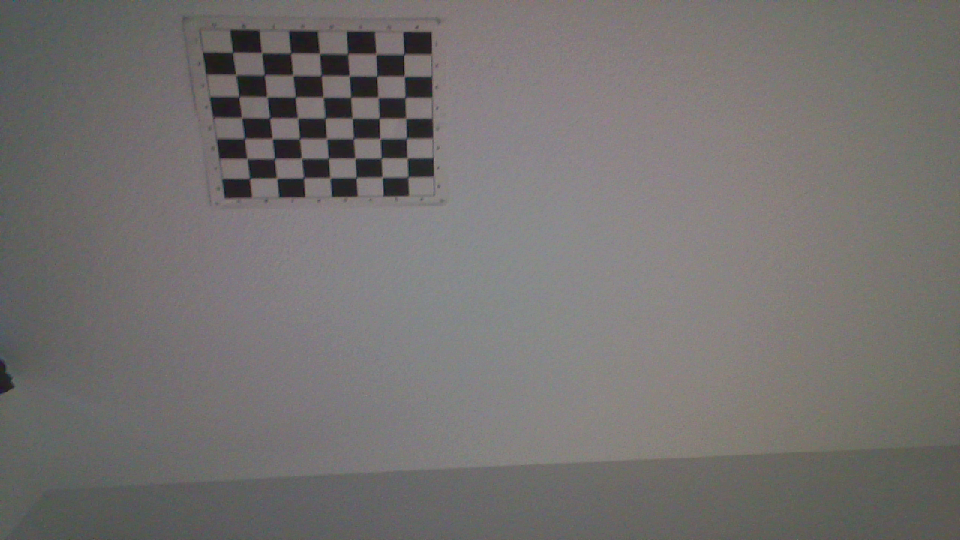
#> input picture Calib_depth/captured_c1_image_10.png, 960 x 540 px, given in place of x-raw, format=(string)BGR ! appsink, which was not available
$ python calib1_3.py
#> lines starting #> are read from the running program, lines starting #| are printed output that depends on the picture; after the words box and inside, x2 and y2 are one past the last pixel; in counts of white or black regions, pixels touching at a corner belong together; pictures that were not available may be replaced by others from this repository, and a replacement may not be noted
import cv2
import numpy as np
import os
import threading

class jetsonCam:

    def __init__ (self) :
        # Initialize instance variables
        self.video_capture = None
        self.frame = None
        self.grabbed = False
        self.read_thread = None
        self.read_lock = threading.Lock()
        self.running = False

    def open(self, **arg):
        try:
            self.video_capture = cv2.VideoCapture(
                gstreamer_pipeline(**arg), cv2.CAP_GSTREAMER
            )
            print(f"Camera opened with sensor_id={arg.get('sensor_id', 0)}")
        except RuntimeError:
            self.video_capture = None
            print("Unable to open camera")
            return
        # Grab the first frame to start the video capturing
        self.grabbed, self.frame = self.video_capture.read()
#> self.frame is the input picture: shape (540, 960, 3); mean B, G, R 111.7, 113, 116

    def start(self):
        if self.running:
            print('Video capturing is already running')
            return None
        # Create a thread to read the camera image
        if self.video_capture is not None:
            self.running = True
            self.read_thread = threading.Thread(target=self.updateCamera)
            self.read_thread.start()
            print("Camera stream started.")
        return self

    def stop(self):
        self.running = False
        if self.read_thread is not None:
            self.read_thread.join()
            print("Camera stream stopped.")

    def updateCamera(self):
        # This is the thread to read images from the camera
        while self.running:
            try:
                grabbed, frame = self.video_capture.read()
                with self.read_lock:
                    self.grabbed = grabbed
                    self.frame = frame
            except RuntimeError:
                print("Could not read image from camera")

    def read(self):
        with self.read_lock:
            frame = self.frame.copy()
            grabbed = self.grabbed
#> grabbed = True
        return grabbed, frame

    def release(self):
        if self.video_capture is not None:
            self.video_capture.release()
            self.video_capture = None
            print("Camera released.")
        # Now kill the thread
        if self.read_thread is not None:
            self.read_thread.join()

# GStreamer pipeline function for capturing from the CSI camera
def gstreamer_pipeline(
    sensor_id=0,
    sensor_mode=3,
    capture_width=1280,
    capture_height=720,
    display_width=1280,
    display_height=720,
    framerate=30,
    flip_method=0,
):
    return (
        "nvarguscamerasrc sensor-id=%d sensor-mode=%d ! "
        "video/x-raw(memory:NVMM), "
        "width=(int)%d, height=(int)%d, "
        "format=(string)NV12, framerate=(fraction)%d/1 ! "
        "nvvidconv flip-method=%d ! "
        "video/x-raw, width=(int)%d, height=(int)%d, format=(string)BGRx ! "
        "videoconvert ! "
        "video/x-raw, format=(string)BGR ! appsink"
        % (
            sensor_id,
            sensor_mode,
            capture_width,
            capture_height,
            framerate,
            flip_method,
            display_width,
            display_height,
        )
    )

def stereoCalibrateCamera(camera_c1, camera_c2, camera_name, chessboard_box_size=47,
                          chessboard_grid_size=(7,7), number_of_frames=100):
    """
    Perform stereo camera calibration with the given parameters.

    Parameters:
    - camera_c1, camera_c2: Camera objects.
    - camera_name: Base name for saving calibration files.
    - chessboard_box_size: Size of a chessboard square in mm (default: 47 mm).
    - chessboard_grid_size: Number of inner corners per a chessboard row and column (rows, columns) (default: (7,7)).
    - number_of_frames: Number of calibration frames to capture (default: 100).
    """

    # =============================================================================
    # Calibration Pattern Settings
    # =============================================================================

    # Define the dimensions of the checkerboard
    CHECKERBOARD = chessboard_grid_size

    # Chessboard square size in mm
    square_size = chessboard_box_size

    # Termination criteria for corner refinement
    criteria = (cv2.TERM_CRITERIA_EPS +
                cv2.TERM_CRITERIA_MAX_ITER, 100, 1e-5)

    # Flags for stereo calibration
    stereocalibration_flags = cv2.CALIB_FIX_INTRINSIC | cv2.CALIB_ZERO_TANGENT_DIST | cv2.CALIB_RATIONAL_MODEL

    # Prepare object points based on the calibration pattern
    objp = np.zeros((CHECKERBOARD[0] * CHECKERBOARD[1], 3), np.float32)
    objp[:, :2] = np.mgrid[0:CHECKERBOARD[0],
                           0:CHECKERBOARD[1]].T.reshape(-1, 2)
    objp *= square_size

    # Arrays to store object points and image points from all images
    objpoints = []       # 3D points in real-world space
    imgpoints_c1 = []    # 2D points in image plane for camera 1
    imgpoints_c2 = []    # 2D points in image plane for camera 2

    # Lists to store captured images for calibration
    img_list_c1 = []
    img_list_c2 = []

    # =============================================================================
    # Capture Calibration Images
    # =============================================================================

    print("Calibration Setup:")
    print(f"Chessboard Grid Size (Inner Corners): {CHECKERBOARD[0]}x{CHECKERBOARD[1]}")
    print(f"Chessboard Square Size: {square_size} mm")
    print("\nControls during image capture:")
    print("Press 'c' to capture an image pair.")
    print("Press 'x' to abort the calibration process.\n")
    print("Instructions:")
    print("- Ensure the chessboard is visible in both cameras.")
    print("- Move the chessboard around to different positions and angles.")
    print("- Vary the distance and orientation of the chessboard.\n")

    img_count = 0
    while img_count < number_of_frames:
        # Capture frames from both cameras
        dat1_rcved, img1 = camera_c1.read()
        dat2_rcved, img2 = camera_c2.read()

        if not dat1_rcved or not dat2_rcved:
            print("Failed to grab frames from cameras.")
            break

        # Use CUDA for image resizing
        try:
            # Upload images to GPU
            img1_gpu = cv2.cuda_GpuMat()
            img2_gpu = cv2.cuda_GpuMat()
            img1_gpu.upload(img1)
            img2_gpu.upload(img2)

            # Resize images
            new_size = (int(img1.shape[1]*0.6), int(img1.shape[0]*0.6))
            img1_r_gpu = cv2.cuda.resize(img1_gpu, new_size)
            img2_r_gpu = cv2.cuda.resize(img2_gpu, new_size)

            # Download images back to CPU
            img1_r = img1_r_gpu.download()
            img2_r = img2_r_gpu.download()
        except Exception as e:
            print(f"CUDA error during image resizing: {e}")
            # Fallback to CPU resizing
            img1_r = cv2.resize(img1, (0,0), fx=0.6, fy=0.6)
            img2_r = cv2.resize(img2, (0,0), fx=0.6, fy=0.6)

        # Concatenate images horizontally
        concatenated = cv2.hconcat([img1_r, img2_r])
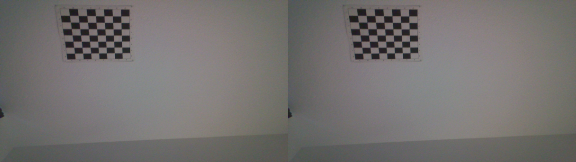
#> concatenated: shape (324, 1152, 3) (shown at 1/2 size); mean B, G, R 111.6, 112.9, 115.9

        # Display captured count on the image
        display_img = concatenated.copy()
        cv2.putText(display_img, f"Captured: {img_count}/{number_of_frames}",
                    (10, 30), cv2.FONT_HERSHEY_SIMPLEX, 0.7, (0,255,0), 2)
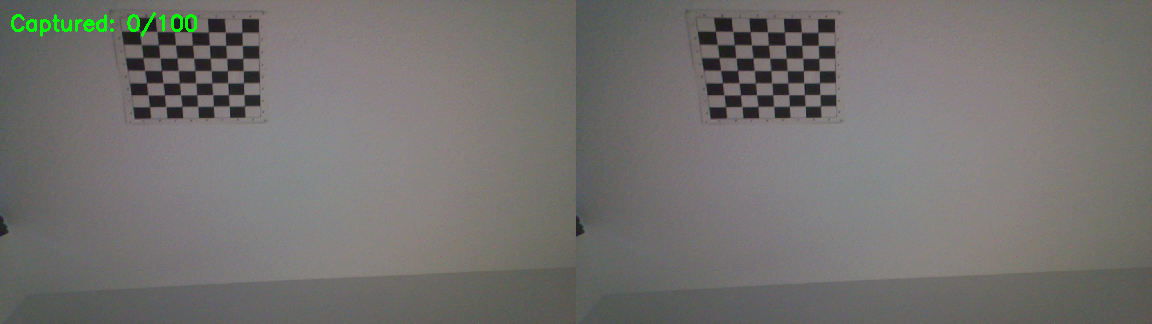
#> display_img: shape (324, 1152, 3); 0.34% of pixels changed, all inside (x1, y1, x2, y2) = (11, 12, 197, 37)

        cv2.imshow("Camera Left - Camera Right", display_img)
        k = cv2.waitKey(10) & 0xFF
#> (key x is pressed here)

        if k == ord('c'):
            img_list_c1.append(img1)
            img_list_c2.append(img2)
            img_count += 1
            print(f"{img_count} image(s) captured.")

            # Optionally save captured images for inspection
            cv2.imwrite(f"captured_c1_image_{img_count}.png", img1)
            cv2.imwrite(f"captured_c2_image_{img_count}.png", img2)
        elif k == ord('x'):
            cv2.destroyAllWindows()
            print('Capture terminated. Aborting calibration.')
            return

    cv2.destroyAllWindows()

    # =============================================================================
    # Find Chessboard Corners and Collect Points
    # =============================================================================

    print("\nProcessing captured images to find chessboard corners...")
    valid_pairs = 0
    for idx, (image1, image2) in enumerate(zip(img_list_c1, img_list_c2), start=1):
        # Grayscale conversion using CPU
        gray1 = cv2.cvtColor(image1, cv2.COLOR_BGR2GRAY)
        gray2 = cv2.cvtColor(image2, cv2.COLOR_BGR2GRAY)

        # Apply image preprocessing
        gray1 = cv2.equalizeHist(gray1)
        gray2 = cv2.equalizeHist(gray2)

        # Find chessboard corners in both images
        ret1, corners1 = cv2.findChessboardCorners(
            gray1, CHECKERBOARD, None, cv2.CALIB_CB_ADAPTIVE_THRESH + cv2.CALIB_CB_NORMALIZE_IMAGE)
        ret2, corners2 = cv2.findChessboardCorners(
            gray2, CHECKERBOARD, None, cv2.CALIB_CB_ADAPTIVE_THRESH + cv2.CALIB_CB_NORMALIZE_IMAGE)

        if ret1 and ret2:
            objpoints.append(objp)

            # Refine corner positions
            corners1 = cv2.cornerSubPix(
                gray1, corners1, (11, 11), (-1, -1), criteria)
            corners2 = cv2.cornerSubPix(
                gray2, corners2, (11, 11), (-1, -1), criteria)

            imgpoints_c1.append(corners1)
            imgpoints_c2.append(corners2)

            valid_pairs += 1

            # Draw and display the corners
            image1_drawn = cv2.drawChessboardCorners(
                image1.copy(), CHECKERBOARD, corners1, ret1)
            image2_drawn = cv2.drawChessboardCorners(
                image2.copy(), CHECKERBOARD, corners2, ret2)

            concatenated_corners = cv2.hconcat([
                cv2.resize(image1_drawn, (0,0), fx=0.6, fy=0.6),
                cv2.resize(image2_drawn, (0,0), fx=0.6, fy=0.6)
            ])
            cv2.imshow("Corners Detected - Left and Right", concatenated_corners)
            cv2.waitKey(100)
            print(f"Processed image pair {idx}.")
        else:
            print(f"Chessboard corners not found in image pair {idx}. Skipping.")
            # Optionally save problematic images
            cv2.imwrite(f"failed_c1_image_{idx}.png", image1)
            cv2.imwrite(f"failed_c2_image_{idx}.png", image2)

    cv2.destroyAllWindows()

    if valid_pairs < 10:
        print("Insufficient valid image pairs for calibration. Need at least 10 valid pairs.")
        return
    else:
        print(f"Total valid pairs for calibration: {valid_pairs}")

    # =============================================================================
    # Camera Calibration
    # =============================================================================

    print("\nStarting camera calibration...")
    # Image resolution
    image_size = (img_list_c1[0].shape[1], img_list_c1[0].shape[0])

    # Calibrate individual cameras
    ret_1, mtx1, dist1, rvecs1, tvecs1 = cv2.calibrateCamera(
        objpoints, imgpoints_c1, image_size, None, None)
    print("Camera 1 calibration complete.")

    ret_2, mtx2, dist2, rvecs2, tvecs2 = cv2.calibrateCamera(
        objpoints, imgpoints_c2, image_size, None, None)
    print("Camera 2 calibration complete.")

    # Save individual camera parameters
    np.savez(f"{camera_name}_c1.npz", mtx=mtx1, dist=dist1, rvecs=rvecs1, tvecs=tvecs1)
    np.savez(f"{camera_name}_c2.npz", mtx=mtx2, dist=dist2, rvecs=rvecs2, tvecs=tvecs2)
    print("Individual camera parameters saved.")

    # Stereo calibration to compute extrinsic parameters
    print("Starting stereo calibration...")
    ret, mtx1, dist1, mtx2, dist2, R, T, E, F = cv2.stereoCalibrate(
        objpoints, imgpoints_c1, imgpoints_c2, mtx1, dist1, mtx2, dist2,
        image_size, criteria=criteria, flags=stereocalibration_flags)
    print("Stereo calibration complete.")

    # Compute rectification transforms
    R1, R2, P1, P2, Q, roi1, roi2 = cv2.stereoRectify(
        mtx1, dist1, mtx2, dist2, image_size, R, T, flags=cv2.CALIB_ZERO_DISPARITY)
    print("Rectification transforms computed.")

    # =============================================================================
    # Compute Reprojection Error
    # =============================================================================

    print("Computing reprojection errors...")
    # [9 lines left out: function compute_reprojection_error, not called in this run]

    error_c1 = compute_reprojection_error(
        objpoints, imgpoints_c1, rvecs1, tvecs1, mtx1, dist1)
    error_c2 = compute_reprojection_error(
        objpoints, imgpoints_c2, rvecs2, tvecs2, mtx2, dist2)
    print(f"Mean Reprojection Error (Camera 1): {error_c1}")
    print(f"Mean Reprojection Error (Camera 2): {error_c2}")

    # =============================================================================
    # Save Calibration Parameters
    # =============================================================================

    # Save stereo calibration parameters
    np.savez(f"{camera_name}_stereo.npz",
             mtx1=mtx1, dist1=dist1, mtx2=mtx2, dist2=dist2,
             R=R, T=T, E=E, F=F, R1=R1, R2=R2, P1=P1, P2=P2, Q=Q)
    print("Stereo calibration parameters saved.")

    # Calculate the baseline
    baseline = np.linalg.norm(T)
    print(f"Baseline (B): {baseline} mm")

    # Write detailed calibration report
    with open(f"{camera_name}_calibration_report.txt", 'w') as f:
        f.write("===== Intrinsic Parameters (Camera 1) =====\n")
        f.write(f"Focal Lengths: fx={mtx1[0,0]}, fy={mtx1[1,1]}\n")
        f.write(f"Principal Point: cx={mtx1[0,2]}, cy={mtx1[1,2]}\n")
        f.write(f"Skew Coefficient: s={mtx1[0,1]}\n")
        f.write(f"Distortion Coefficients: {dist1.ravel()}\n\n")

        f.write("===== Intrinsic Parameters (Camera 2) =====\n")
        f.write(f"Focal Lengths: fx={mtx2[0,0]}, fy={mtx2[1,1]}\n")
        f.write(f"Principal Point: cx={mtx2[0,2]}, cy={mtx2[1,2]}\n")
        f.write(f"Skew Coefficient: s={mtx2[0,1]}\n")
        f.write(f"Distortion Coefficients: {dist2.ravel()}\n\n")

        f.write("===== Extrinsic Parameters =====\n")
        f.write(f"Rotation Matrix (R):\n{R}\n")
        f.write(f"Translation Vector (T):\n{T}\n")
        f.write(f"Baseline (B): {baseline} mm\n\n")

        f.write("===== Essential and Fundamental Matrices =====\n")
        f.write(f"Essential Matrix (E):\n{E}\n\n")
        f.write(f"Fundamental Matrix (F):\n{F}\n\n")

        f.write("===== Rectification Parameters =====\n")
        f.write(f"Rectification Rotation Matrix (Camera 1, R1):\n{R1}\n")
        f.write(f"Rectification Rotation Matrix (Camera 2, R2):\n{R2}\n")
        f.write(f"Projection Matrix (Camera 1, P1):\n{P1}\n")
        f.write(f"Projection Matrix (Camera 2, P2):\n{P2}\n")
        f.write(f"Disparity-to-Depth Mapping Matrix (Q):\n{Q}\n\n")

        f.write("===== Reprojection Error Metrics =====\n")
        f.write(f"Mean Reprojection Error (Camera 1): {error_c1}\n")
        f.write(f"Mean Reprojection Error (Camera 2): {error_c2}\n")

    print("Stereo calibration completed and parameters saved.")

def getStereoCameraParameters(file_name):
    """
    Extract the stereo camera parameters from the saved .npz file.

    Returns:
    - mtx1, dist1: Camera matrix and distortion coefficients for camera 1.
    - mtx2, dist2: Camera matrix and distortion coefficients for camera 2.
    - R, T: Rotation and translation between the cameras.
    - E, F: Essential and Fundamental matrices.
    - R1, R2, P1, P2, Q: Rectification and projection parameters.
    """
    loaded_data = np.load(file_name)
    return (loaded_data['mtx1'], loaded_data['dist1'],
            loaded_data['mtx2'], loaded_data['dist2'],
            loaded_data['R'], loaded_data['T'],
            loaded_data['E'], loaded_data['F'],
            loaded_data['R1'], loaded_data['R2'],
            loaded_data['P1'], loaded_data['P2'],
            loaded_data['Q'])

def main():
    # =============================================================================
    # Initialize Cameras
    # =============================================================================

    print("Initializing cameras...")
    cam1 = jetsonCam()
    cam2 = jetsonCam()

    # Open cameras with specified settings
    print("Opening camera 1...")
    cam1.open(sensor_id=1,
              sensor_mode=3,
              flip_method=0,
              display_height=540,
              display_width=960)
    print("Opening camera 2...")
    cam2.open(sensor_id=0,
              sensor_mode=3,
              flip_method=0,
              display_height=540,
              display_width=960)

    # Start camera streams
    print("Starting camera 1 stream...")
    cam1.start()
    print("Starting camera 2 stream...")
    cam2.start()

    try:
        # Perform stereo calibration
        stereoCalibrateCamera(cam1, cam2, 'jetson_stereo_8MP',
                              chessboard_box_size=47,
                              chessboard_grid_size=(7,7))

        # Load calibration parameters
        params = getStereoCameraParameters('jetson_stereo_8MP_stereo.npz')

        # Extract parameters
        (mtx1, dist1, mtx2, dist2, R, T, E, F, R1, R2, P1, P2, Q) = params

        # Calculate and print the baseline
        baseline = np.linalg.norm(T)
        print(f"Baseline between cameras: {baseline} mm")

        # Print calibration parameters
        print("\n--- Calibration Results ---")
        print("Camera Matrix 1 (Intrinsic Parameters):\n", mtx1)
        print("Distortion Coefficients 1:\n", dist1.ravel())
        print("Camera Matrix 2 (Intrinsic Parameters):\n", mtx2)
        print("Distortion Coefficients 2:\n", dist2.ravel())
        print("Rotation Matrix (R):\n", R)
        print("Translation Vector (T):\n", T)
        print("Baseline (B):", baseline, "mm")
        print("Essential Matrix (E):\n", E)
        print("Fundamental Matrix (F):\n", F)
        print("Rectification Rotation Matrix 1 (R1):\n", R1)
        print("Rectification Rotation Matrix 2 (R2):\n", R2)
        print("Projection Matrix 1 (P1):\n", P1)
        print("Projection Matrix 2 (P2):\n", P2)
        print("Disparity-to-Depth Mapping Matrix (Q):\n", Q)
        print("----------------------------\n")

    except Exception as e:
        print(f"An error occurred during calibration: {e}")
    finally:
        # Release resources
        cv2.destroyAllWindows()
        print("Stopping camera 1 stream...")
        cam1.stop()
        print("Stopping camera 2 stream...")
        cam2.stop()
        print("Releasing camera 1 resources...")
        cam1.release()
        print("Releasing camera 2 resources...")
        cam2.release()
        print("Camera resources released.")

if __name__ == "__main__":
    main()

$ run again, on Calib_depth/captured_c1_image_11.png
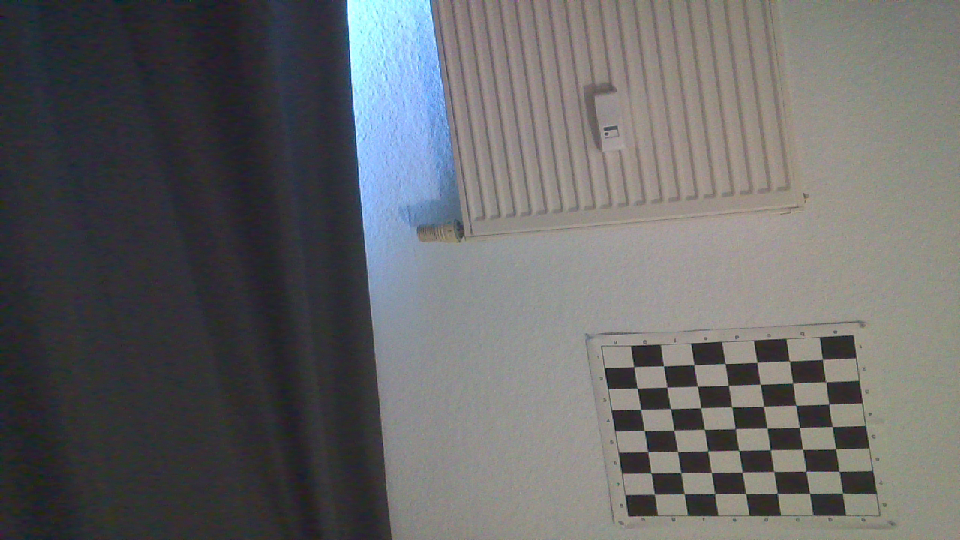
#> input picture Calib_depth/captured_c1_image_11.png, 960 x 540 px, given in place of x-raw, format=(string)BGR ! appsink, which was not available
#> in open, self.frame is the input picture: shape (540, 960, 3); mean B, G, R 103.1, 102.8, 102.7
#> grabbed = True
#> in stereoCalibrateCamera, `concatenated = cv2.hconcat([img1_r, img2_r])`:
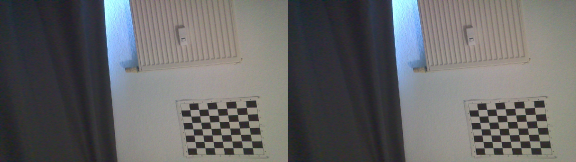
#> concatenated: shape (324, 1152, 3) (shown at 1/2 size); mean B, G, R 103.1, 102.7, 102.6
#> in stereoCalibrateCamera, `cv2.putText(display_img, f"Captured: {img_count}/{number_of_frames}", ..`:
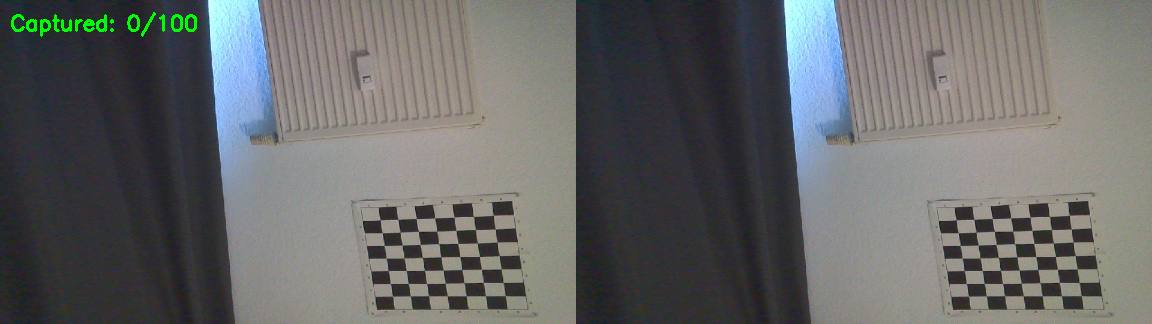
#> display_img: shape (324, 1152, 3); 0.34% of pixels changed, all inside (x1, y1, x2, y2) = (11, 12, 197, 37)
